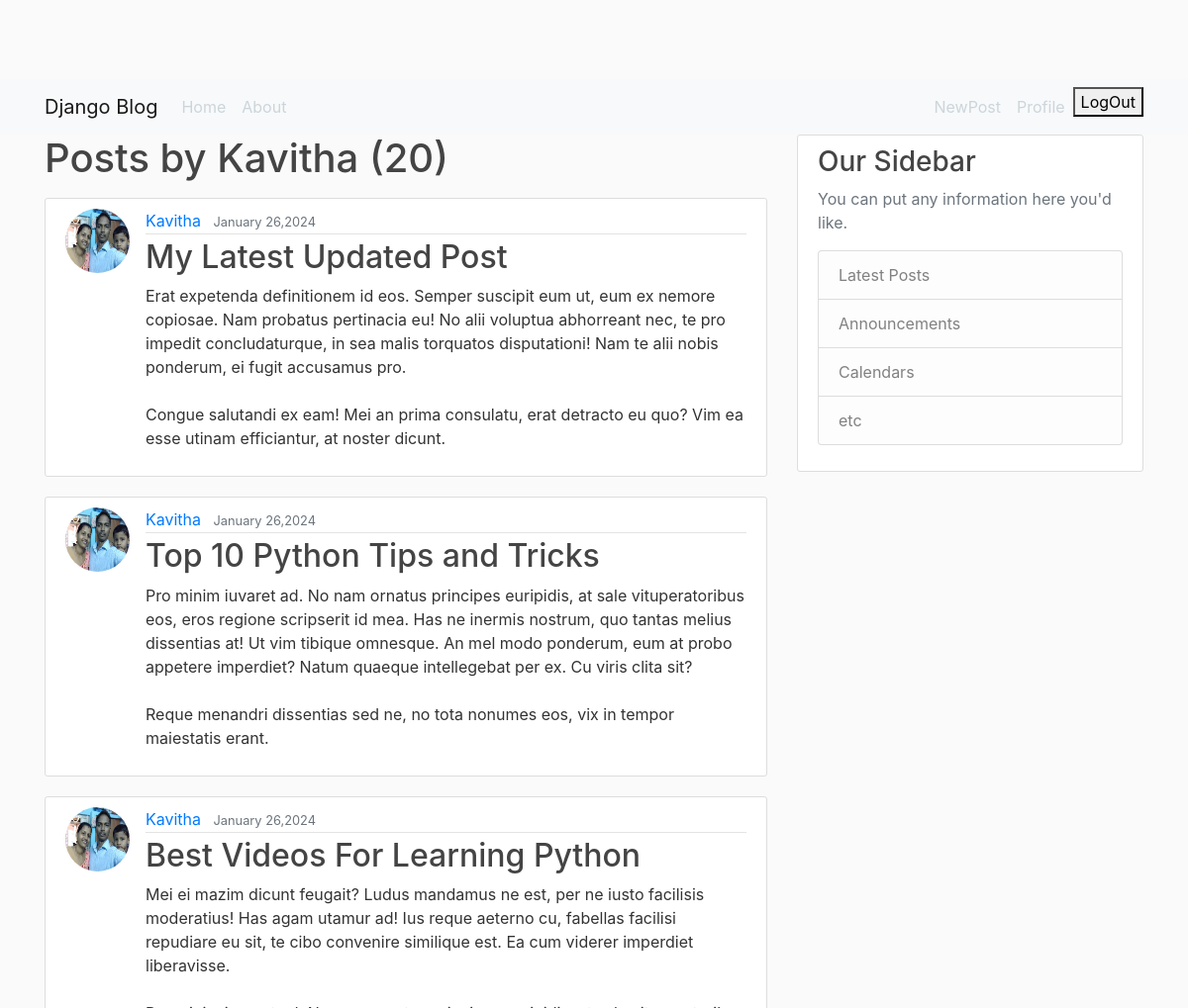
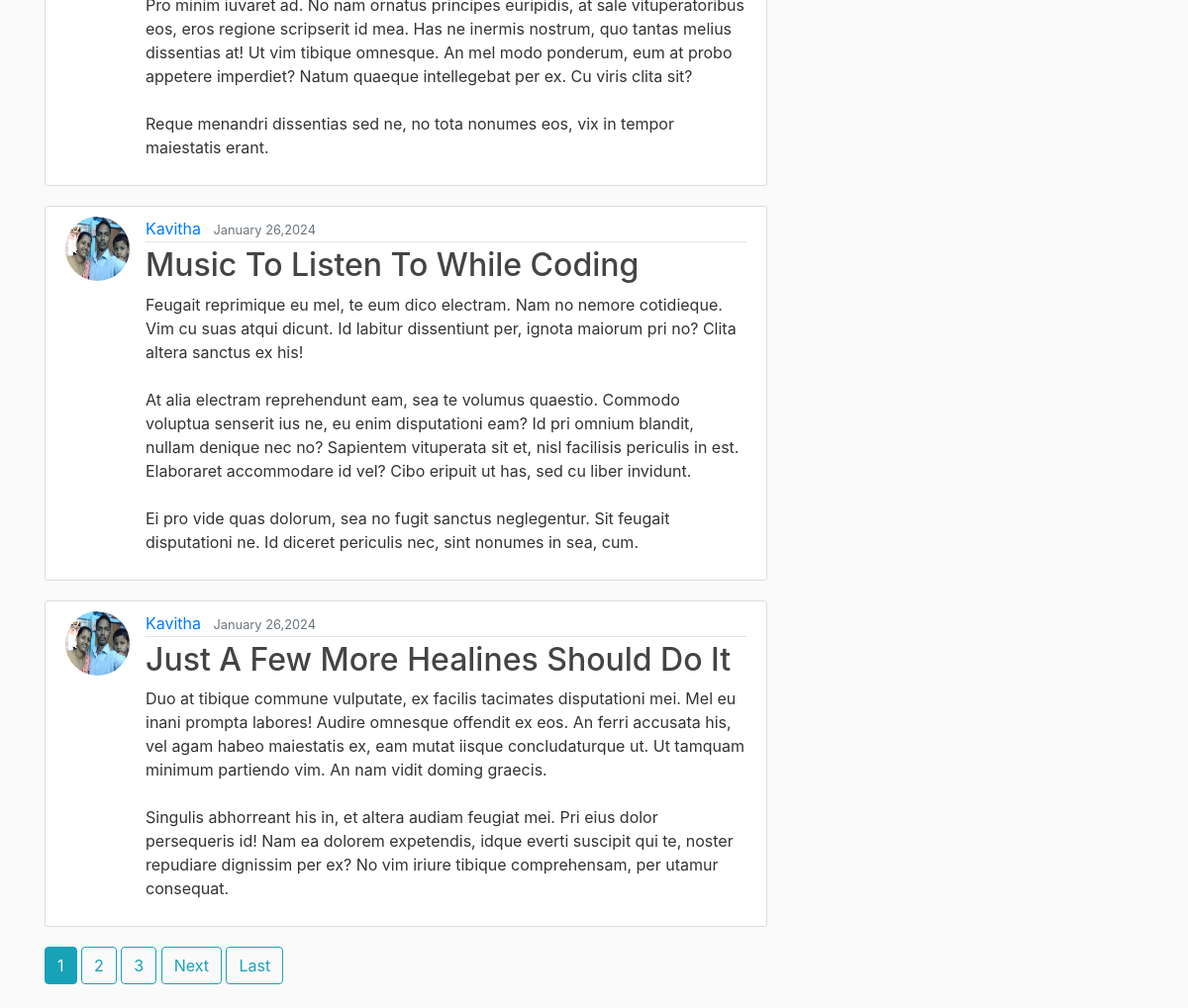
Page /user/Kavitha (signed in) on the committed database (2 pictures, top to bottom).
### firstapp/models.py (models this page shows, shortened)
class Post(models.Model):
    title = models.CharField(max_length=100)
    content = models.TextField()
    date_posted = models.DateTimeField(default=timezone.now)
    author = models.ForeignKey(User,on_delete = models.CASCADE)

### users/models.py (models this page shows)
class Profile(models.Model):
    user = models.OneToOneField(User,on_delete=models.CASCADE)
    image = models.ImageField(default='default.jpg',upload_to='profile_pics')

### firstapp/views.py (the view)
# urls.py: path('user/<str:username>',UserPostListView.as_view(),name='user-posts'),
class UserPostListView(ListView):
        model = Post
        template_name = 'firstapp/user_posts.html'
        context_object_name = 'posts'
        paginate_by = 5
        def get_queryset(self):
            user = get_object_or_404(User, username=self.kwargs.get('username'))
            return Post.objects.filter(author=user).order_by('-date_posted')

### firstapp/templates/firstapp/user_posts.html (shortened to what this page needs)
{% extends "firstapp/base.html" %}
{% block content %}
      <h1 class="mb-3"> Posts by {{ view.kwargs.username }} ({{ page_obj.paginator.count}})</h1>
    {% for post in posts %}
         <article class="media content-section">
            <img class="rounded-circle article-img" src="{{ post.author.profile.image.url }}">
           <div class="media-body">
             <div class="article-metadata">
               <a class="mr-2" href="{% url 'user-posts' post.author.username %}">{{ post.author }}</a>
               <small class="text-muted">{{ post.date_posted|date:"F d,Y" }}</small>
             </div>
             <h2><a class="article-title" href="{% url 'post-detail' post.id %}">{{ post.title }}</a></h2>
             <p class="article-content">{{ post.content }}</p>
           </div>
         </article>
    {% endfor %}
    {% if is_paginated %}
       {% for num in page_obj.paginator.page_range %}
            {% if page_obj.number == num %}
                <a class="btn btn-info mb-4" href="?page={{ num }}">{{ num }}</a>
            {% elif num > page_obj.number|add:'-3' and num < page_obj.number|add:'3' %}
                <a class="btn btn-outline-info mb-4" href="?page={{ num }}">{{ num }}</a>
             {% endif %}
       {% endfor %}
       {% if page_obj.has_next %}
          <a class="btn btn-outline-info mb-4" href="?page={{ page_obj.next_page_number }}">Next</a>
          <a class="btn btn-outline-info mb-4" href="?page={{ page_obj.paginator.num_pages }}">Last</a>
       {% endif %}
    {% endif %}
{% endblock content %}

### firstapp/static/firstapp/main.css (style rules this page uses)
body { background: #fafafa; color: #333333; margin-top: 5rem; }
h1, h2, h3, h4, h5, h6 { color: #444444; }
.content-section { background: #ffffff; padding: 10px 20px; border: 1px solid #dddddd; border-radius: 3px; margin-bottom: 20px; }
.article-title { color: #444444; }
.article-content { white-space: pre-line; }
.article-img { height: 65px; width: 65px; margin-right: 16px; }
.article-metadata { padding-bottom: 1px; margin-bottom: 4px; border-bottom: 1px solid #e3e3e3 }

### rows in the picture
Post: author.profile.image (picture), author "Kavitha", date_posted "January 26,2024", title "My Latest Updated Post", content "Erat expetenda definitionem id eos. Semper suscipit eum ut, eum ex nemore copiosae. Nam probatus pertinacia eu! No alii voluptua abhorreant nec, te pro impedit concludaturque, in sea malis torquatos disputationi! Nam te alii nobis ponderum, ei fugit accusamus pro. Congue salutandi ex eam! Mei an prima consulatu, erat detracto eu quo? Vim ea esse utinam efficiantur, at noster dicunt."
Post: author.profile.image (picture), author "Kavitha", date_posted "January 26,2024", title "Top 10 Python Tips and Tricks", content "Pro minim iuvaret ad. No nam ornatus principes euripidis, at sale vituperatoribus eos, eros regione scripserit id mea. Has ne inermis nostrum, quo tantas melius dissentias at! Ut vim tibique omnesque. An mel modo ponderum, eum at probo appetere imperdiet? Natum quaeque intellegebat per ex. Cu viris clita sit? Reque menandri dissentias sed ne, no tota nonumes eos, vix in tempor maiestatis erant."
Post: author.profile.image (picture), author "Kavitha", date_posted "January 26,2024", title "Best Videos For Learning Python", content "Mei ei mazim dicunt feugait? Ludus mandamus ne est, per ne iusto facilisis moderatius! Has agam utamur ad! Ius reque aeterno cu, fabellas facilisi repudiare eu sit, te cibo convenire similique est. Ea cum viderer imperdiet liberavisse. Pro minim iuvaret ad. No nam ornatus principes euripidis, at sale vituperatoribus eos, eros regione scripserit id mea. Has ne inermis nostrum, quo tantas melius dissentias at! Ut vim tibique omnesque. An mel modo ponderum, eum at probo appetere imperdiet? Natum quaeque intellegebat per ex. Cu viris clita sit? Reque menandri dissentias sed ne, no tota nonumes eos, vix in tempor maiestatis erant."
Post: author.profile.image (picture), author "Kavitha", date_posted "January 26,2024", title "Music To Listen To While Coding", content "Feugait reprimique eu mel, te eum dico electram. Nam no nemore cotidieque. Vim cu suas atqui dicunt. Id labitur dissentiunt per, ignota maiorum pri no? Clita altera sanctus ex his! At alia electram reprehendunt eam, sea te volumus quaestio. Commodo voluptua senserit ius ne, eu enim disputationi eam? Id pri omnium blandit, nullam denique nec no? Sapientem vituperata sit et, nisl facilisis periculis in est. Elaboraret accommodare id vel? Cibo eripuit ut has, sed cu liber invidunt. Ei pro vide quas dolorum, sea no fugit sanctus neglegentur. Sit feugait disputationi ne. Id diceret periculis nec, sint nonumes in sea, cum."
Post: author.profile.image (picture), author "Kavitha", date_posted "January 26,2024", title "Just A Few More Healines Should Do It", content "Duo at tibique commune vulputate, ex facilis tacimates disputationi mei. Mel eu inani prompta labores! Audire omnesque offendit ex eos. An ferri accusata his, vel agam habeo maiestatis ex, eam mutat iisque concludaturque ut. Ut tamquam minimum partiendo vim. An nam vidit doming graecis. Singulis abhorreant his in, et altera audiam feugiat mei. Pri eius dolor persequeris id! Nam ea dolorem expetendis, idque everti suscipit qui te, noster repudiare dignissim per ex? No vim iriure tibique comprehensam, per utamur consequat."

### other values in the picture
{{ view.kwargs.username }} "Kavitha"
{{ page_obj.paginator.count }} "20"
{{ num }} "1"
{{ num }} "2" "3"
